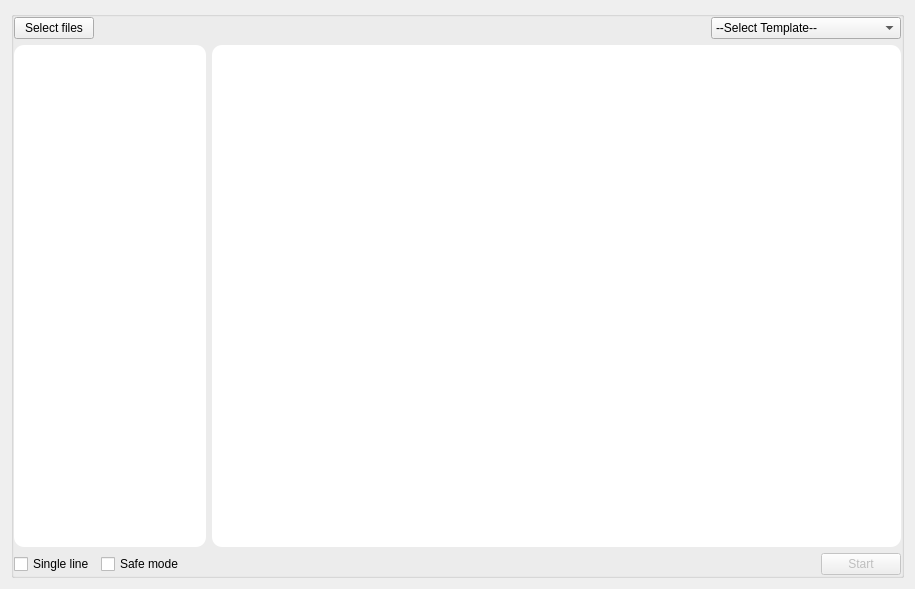
<?xml version="1.0" encoding="UTF-8"?>
<ui version="4.0">
 <class>MainWindow</class>
 <widget class="QMainWindow" name="MainWindow">
  <property name="geometry">
   <rect>
    <x>0</x>
    <y>0</y>
    <width>915</width>
    <height>589</height>
   </rect>
  </property>
  <property name="sizePolicy">
   <sizepolicy hsizetype="Expanding" vsizetype="Preferred">
    <horstretch>0</horstretch>
    <verstretch>0</verstretch>
   </sizepolicy>
  </property>
  <property name="windowTitle">
   <string>AutoHeader</string>
  </property>
  <property name="windowIcon">
   <iconset>
    <normaloff>logo.icns</normaloff>logo.icns</iconset>
  </property>
  <property name="autoFillBackground">
   <bool>false</bool>
  </property>
  <property name="locale">
   <locale language="English" country="Germany"/>
  </property>
  <property name="documentMode">
   <bool>false</bool>
  </property>
  <widget class="QWidget" name="centralWidget">
   <layout class="QGridLayout" name="gridLayout_2">
    <item row="0" column="0">
     <widget class="QGroupBox" name="groupBox">
      <property name="title">
       <string/>
      </property>
      <property name="flat">
       <bool>true</bool>
      </property>
      <layout class="QGridLayout" name="gridLayout">
       <property name="leftMargin">
        <number>0</number>
       </property>
       <property name="topMargin">
        <number>0</number>
       </property>
       <property name="rightMargin">
        <number>0</number>
       </property>
       <property name="bottomMargin">
        <number>0</number>
       </property>
       <item row="2" column="0">
        <layout class="QHBoxLayout" name="horizontalLayout_2">
         <item>
          <widget class="QCheckBox" name="forceSingleLine">
           <property name="text">
            <string>Single line</string>
           </property>
          </widget>
         </item>
         <item>
          <widget class="QCheckBox" name="safeModeCheckBox">
           <property name="text">
            <string>Safe mode</string>
           </property>
          </widget>
         </item>
         <item>
          <spacer name="horizontalSpacer_4">
           <property name="orientation">
            <enum>Qt::Horizontal</enum>
           </property>
           <property name="sizeHint" stdset="0">
            <size>
             <width>40</width>
             <height>20</height>
            </size>
           </property>
          </spacer>
         </item>
         <item>
          <widget class="QPushButton" name="startButton">
           <property name="enabled">
            <bool>false</bool>
           </property>
           <property name="text">
            <string>Start</string>
           </property>
           <property name="default">
            <bool>false</bool>
           </property>
          </widget>
         </item>
        </layout>
       </item>
       <item row="0" column="0">
        <layout class="QHBoxLayout" name="horizontalLayout_3">
         <item>
          <widget class="QPushButton" name="selectButton">
           <property name="text">
            <string>Select files</string>
           </property>
           <property name="flat">
            <bool>false</bool>
           </property>
          </widget>
         </item>
         <item>
          <spacer name="horizontalSpacer">
           <property name="orientation">
            <enum>Qt::Horizontal</enum>
           </property>
           <property name="sizeHint" stdset="0">
            <size>
             <width>40</width>
             <height>20</height>
            </size>
           </property>
          </spacer>
         </item>
         <item>
          <widget class="QComboBox" name="templateComboBox">
           <property name="currentText">
            <string>--Select Template--</string>
           </property>
           <property name="sizeAdjustPolicy">
            <enum>QComboBox::AdjustToContentsOnFirstShow</enum>
           </property>
           <item>
            <property name="text">
             <string>--Select Template--</string>
            </property>
           </item>
           <item>
            <property name="text">
             <string>Standard header</string>
            </property>
           </item>
           <item>
            <property name="text">
             <string>Standard header (alternative)</string>
            </property>
           </item>
           <item>
            <property name="text">
             <string>See LICENSE refrence</string>
            </property>
           </item>
           <item>
            <property name="text">
             <string>Import header</string>
            </property>
           </item>
          </widget>
         </item>
        </layout>
       </item>
       <item row="1" column="0">
        <layout class="QHBoxLayout" name="horizontalLayout">
         <item>
          <widget class="QListWidget" name="fileListWidget">
           <property name="styleSheet">
            <string notr="true"> border-radius:10px; background-color: palette(base);</string>
           </property>
          </widget>
         </item>
         <item>
          <widget class="QPlainTextEdit" name="fileEditor">
           <property name="enabled">
            <bool>true</bool>
           </property>
           <property name="minimumSize">
            <size>
             <width>689</width>
             <height>356</height>
            </size>
           </property>
           <property name="font">
            <font>
             <pointsize>15</pointsize>
            </font>
           </property>
           <property name="styleSheet">
            <string notr="true"> border-radius:10px; background-color: palette(base);</string>
           </property>
           <property name="inputMethodHints">
            <set>Qt::ImhMultiLine|Qt::ImhPreferLatin</set>
           </property>
          </widget>
         </item>
        </layout>
       </item>
      </layout>
     </widget>
    </item>
   </layout>
  </widget>
  <widget class="QMenuBar" name="menuBar">
   <property name="geometry">
    <rect>
     <x>0</x>
     <y>0</y>
     <width>915</width>
     <height>22</height>
    </rect>
   </property>
  </widget>
 </widget>
 <layoutdefault spacing="6" margin="11"/>
 <resources/>
 <connections/>
</ui>
